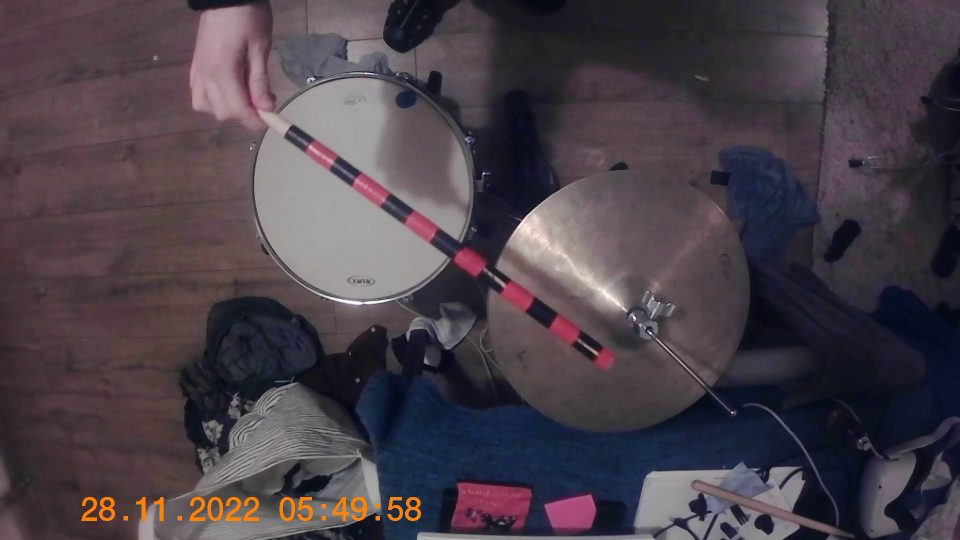
#> input picture CalibrationImages/50.jpg, 1920 x 1080 px, given in place of ABOVETRIM.mp4, which was not available (shown at 1/2 size)
$ python main.py
#> lines starting #> are read from the running program, lines starting #| are printed output that depends on the picture; after the words box and inside, x2 and y2 are one past the last pixel; in counts of white or black regions, pixels touching at a corner belong together; pictures that were not available may be replaced by others from this repository, and a replacement may not be noted
### cameraHelpers.py
from typing import Union,List,Callable
import cv2
import numpy as np
import calibration
from projectTypes import *
import math


def getFrameGenerator(videoPath:str,calibrationPath:str,imageWidth:int) -> Callable:
    cap = cv2.VideoCapture(videoPath)
    CAM,DIST = calibration.load_coefficients(calibrationPath)

    def frameGenerator() -> Union[np.ndarray,None]:
        ret, frame = cap.read()
#> frame is the input picture: shape (1080, 1920, 3); mean B, G, R 72.7, 64.3, 73.6
        if frame is not None:
            frame = cv2.undistort(frame,CAM,DIST)#Undistort

            w ,h = frame.shape[0],frame.shape[1] #Resize to width with Aspect Ratio
#> w = 1080; h = 1920
            sf = imageWidth/w
#> sf = 0.463
            dim = [int(h*sf),int(w*sf)]
#> dim = [888, 500]
            frame = cv2.resize(frame,dim)
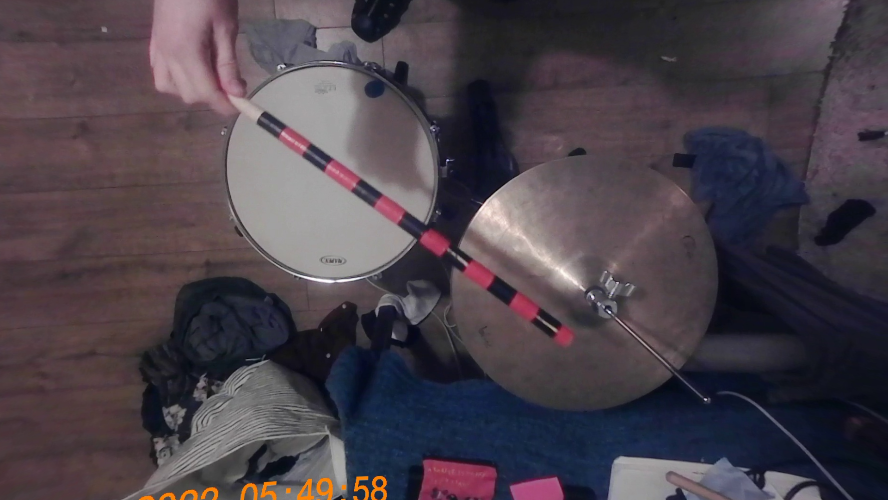
#> frame: shape (500, 888, 3); mean B, G, R 74.1, 65.6, 74.5
            return frame
        return None

    return frameGenerator

def getPossibleMarkers(frame:np.ndarray ,HSVrange:HSVRange) -> List[List[int]]:
    threshed = getColourMask(frame,HSVrange)
#> in getColourMask, `hsvframe = cv2.cvtColor(frame, cv2.COLOR_RGB2HSV)`: hsvframe: shape (500, 888, 3); mean H, S, V 104.1, 65.6, 81.6
#> in getColourMask, `threshed = cv2.inRange(hsvframe, HSVrange.lower, HSVrange.upper)`:
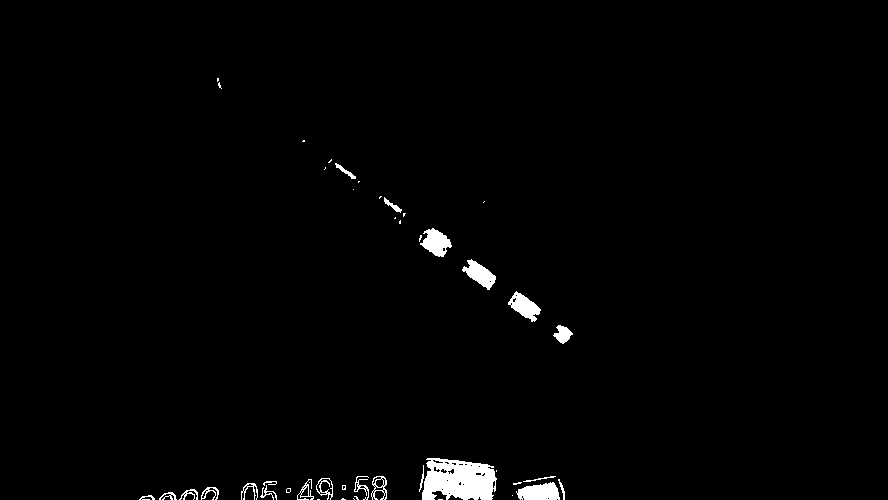
#> threshed: shape (500, 888); 1.4% white; 46 white regions (24 under 20 px), largest, box (x1, y1, x2, y2) and area: (422, 458, 497, 500) 2431, (516, 482, 560, 500) 592, (420, 228, 452, 257) 542
#> in getColourMask, `threshed = cv2.morphologyEx(threshed, cv2.MORPH_CLOSE, KERNEL)`: threshed: shape (500, 888); 1.7% white; 26 white regions (11 under 20 px), largest, box (x1, y1, x2, y2) and area: (419, 458, 497, 500) 2785, (513, 476, 565, 500) 957, (419, 228, 452, 257) 604
#> in getColourMask, `threshed = cv2.morphologyEx(threshed, cv2.MORPH_OPEN, KERNEL)`:
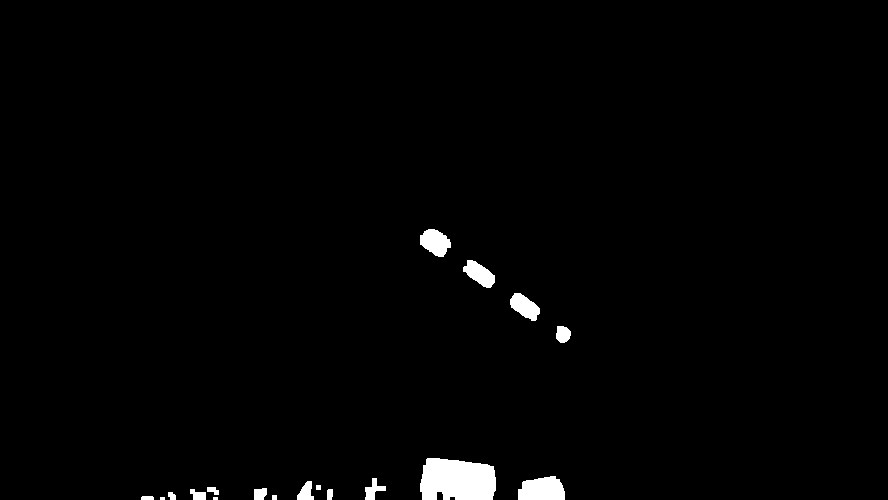
#> threshed: shape (500, 888); 1.5% white; 18 white regions (2 under 20 px), largest, box (x1, y1, x2, y2) and area: (420, 458, 496, 500) 2770, (518, 476, 565, 500) 932, (420, 229, 451, 257) 596
#> in getColourMask, `threshed = cv2.dilate(threshed,KERNEL,iterations=1)`:
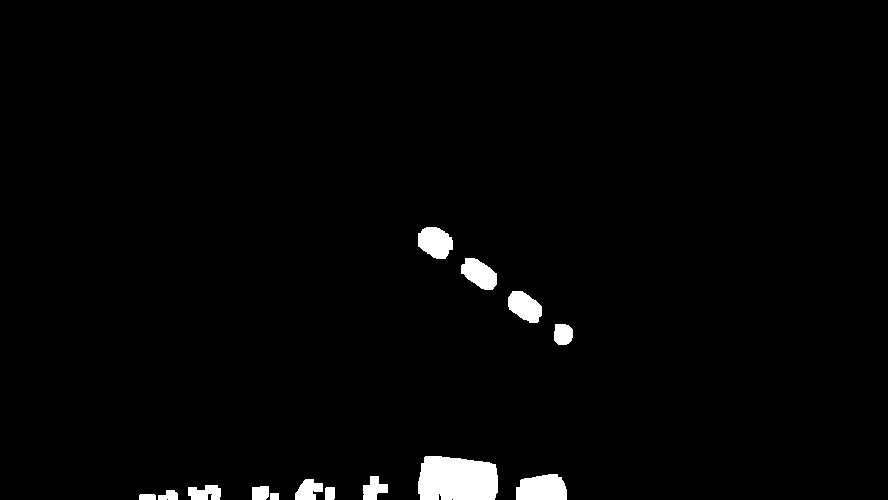
#> threshed: shape (500, 888); 2% white; 14 white regions
    cnts = cv2.findContours(threshed, cv2.RETR_LIST,cv2.CHAIN_APPROX_SIMPLE)[-2]
#> cnts = 14 contours; largest, box (x1, y1, x2, y2) and area: (418, 456, 498, 500) 3040, (516, 474, 567, 500) 1060, (418, 227, 453, 259) 796, (461, 258, 497, 290) 718, (508, 291, 542, 323) 708

    posMarkerPoints = []
    for cnt in cnts:
        posMarkerPoints.append(get_cnt_centre(cnt))
#> this loop made 14 passes
#> (cX in get_cnt_centre, cY in get_cnt_centre) on passes 1, 3, 4, 5, 6, 7, 8, 9, 10, 11, 12, 13: (147, 496), (168, 495), (329, 493), (260, 492), (204, 492), (307, 489), (373, 488), (541, 488), (456, 479), (562, 333), (524, 306), (479, 273)
#> (cnt, cX in get_cnt_centre, cY in get_cnt_centre) on pass 2: ([[270, 493], [270, 499], [278, 499], [278, 493]], 274, 496)
#> after the loop, posMarkerPoints = [[147, 496], [274, 496], [168, 495], [329, 493], [260, 492], [204, 492], [307, 489], [373, 488], [541, 488], [456, 479], [562, 333], [524, 306], [479, 273], [434, 241]]

    return posMarkerPoints


def getColourMask(frame:np.ndarray ,HSVrange:HSVRange) -> np.ndarray:

    KERNEL = np.ones((5,5),np.uint8)
    hsvframe = cv2.cvtColor(frame, cv2.COLOR_RGB2HSV)
    threshed = cv2.inRange(hsvframe, HSVrange.lower, HSVrange.upper)
    threshed = cv2.morphologyEx(threshed, cv2.MORPH_CLOSE, KERNEL)
    threshed = cv2.morphologyEx(threshed, cv2.MORPH_OPEN, KERNEL)
    threshed = cv2.dilate(threshed,KERNEL,iterations=1)


    return threshed

def get_cnt_centre(cnt:np.ndarray) -> List[int]:
    M = cv2.moments(cnt)
    if M["m00"] != 0:
        cX = int(M["m10"] / M["m00"])
        cY = int(M["m01"] / M["m00"])
        return [cX,cY]
    return [0,0]

def get_hough_sets(markerPoints:list,frame:np.ndarray) -> List[List[List[int]]]:
    #INEFFICENT FUNCTION WORKS FOR NOW TODO

    #Add points to blank image
    blank_image = np.zeros((frame.shape[0],frame.shape[1],1), np.uint8)
    for marker in markerPoints:
        cX,cY = marker
        blank_image[cY][cX] = 255


    lines = cv2.HoughLines(blank_image, 2, np.pi/180,3)

    if lines is not None:
        print('len lines',len(lines))
    else:
        print('Hough lines in None')

    lineSets = []
    if lines is not None:
        for r_theta in lines:
            arr = np.array(r_theta[0], dtype=np.float64)
            rho, theta = arr
            closePoints = getPointsCloseToLine(rho,theta,5,markerPoints)
            if len(closePoints)>=1:
                potLine = []
                for point in closePoints:
                    point=list(point)
                    potLine.append(point)
                lineSets.append(potLine)
    return lineSets


def draw_hough_sets(frame,lineSets):
    for line in lineSets:
        cv2.line(frame,line[0],line[-1],(200,90,255),2)
    return frame

def getPointsCloseToLine(rho:float,theta:float,distance:float,points:List[List[int]]) -> List[List[int]]:
    if theta != 0:
        p1 = [0,rho/math.sin(theta)]
        p2 =[1000,(rho-1000*math.cos(theta))/math.sin(theta)]


        pt1 = np.asarray(p1)
        pt2 = np.asarray(p2)
        pt3 = np.asarray(points)

        d=np.cross(pt2-pt1,pt3-pt1)/np.linalg.norm(pt2-pt1)
        npPoints = np.asarray(points)

        indices = np.where(abs(d)<distance)
        if len(indices) == 0:
            return []
        closePoints = npPoints[indices]
        return closePoints
    return []


def check_for_good_stick(line):
    goodStick = False
    if len(line) == 7:
        xPoints = [point[0] for point in line]
        yPoints = [point[1] for point in line]
        indices = list(range(0,7))

        modelx = np.poly1d(np.polyfit(indices[:3],
                            xPoints[:3], 2))

        modely = np.poly1d(np.polyfit(indices[:3],
                            yPoints[:3], 2))

        threshold  = 30

        goodStick = True

        for index in indices[3:]:
            if not (withinRange(modelx(index),xPoints[index],threshold) and withinRange(modely(index),yPoints[index],threshold)):
                goodStick = False
                break
        return goodStick

def withinRange(value,target,threshold):
    if abs(target -value) < threshold:
        return True
    else:
        return False

# [94 lines left out: functions closest_point_on_line, normalize, getEstimatedPosition, not called in this run]

### calibration.py
import cv2
import numpy as np

def load_coefficients(path):
    '''Loads camera matrix and distortion coefficients.'''
    # FILE_STORAGE_READ
    cv_file = cv2.FileStorage(path, cv2.FILE_STORAGE_READ)

    camera_matrix = cv_file.getNode('mtx').mat()
    dist_matrix = cv_file.getNode('dists').mat()

    cv_file.release()
    return [camera_matrix, dist_matrix]

# [76 lines left out: functions save_coefficients, save_coefficents_from_vid, calculate_coefficents_from_images, not called in this run]

### main.py
import cv2
import cameraHelpers
from projectTypes import *
import numpy as np
from scipy.spatial import distance_matrix
import ClosedForm3D
import calibration
import unityStuff
import math
from threading import Thread

videoPath = 'Videos/ABOVETRIM.mp4'
calibrationPath = 'calibration.yml'
imageWidth = 500

CAM,DIST = calibration.load_coefficients(calibrationPath)

# redHSVRange = HSVRange(np.array([127,71,71]),np.array([255,255,255]))
redHSVRange = HSVRange(np.array([100,140,30]),np.array([140,250,255])) #above trim
# redHSVRange = HSVRange(np.array([50,50,0]),np.array([140,250,255]))


frameGenerator = cameraHelpers.getFrameGenerator(videoPath,calibrationPath,imageWidth)

frame = frameGenerator()
peaks = None
oldPeaks = None

from pydub import AudioSegment
from pydub.playback import play


def playSound():
    song = AudioSegment.from_wav('bassShort.wav')
    play(song)

stick = False
zdistsA = []
zdistsB = []
actualFrames = []
frameNum = 0

distRatios = []
while frame is not None:
    frameNum+=1
    redBlobs = cameraHelpers.getPossibleMarkers(frame,redHSVRange)
#> redBlobs has the same summary as posMarkerPoints in getPossibleMarkers
    lineSets = cameraHelpers.get_hough_sets(redBlobs,frame)
#> the loop in get_hough_sets, `for marker in markerPoints:` made 14 passes
#> after the loop in get_hough_sets, `for marker in markerPoints:`:
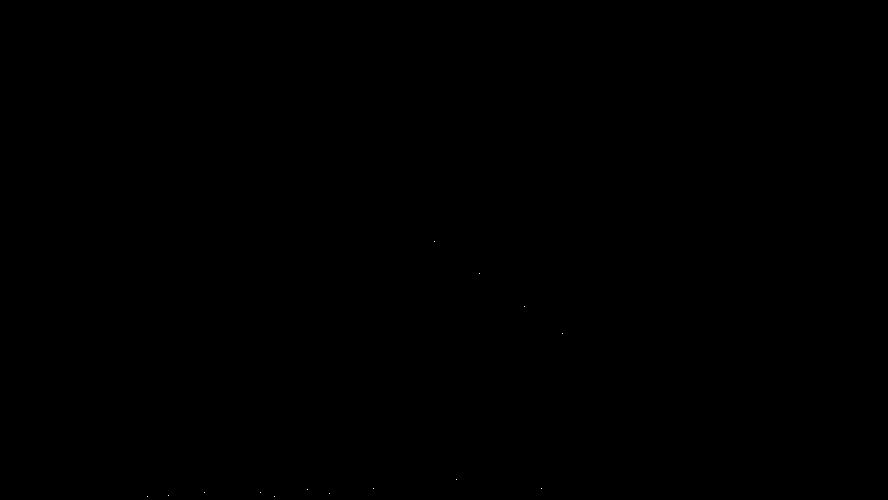
#> blank_image: shape (500, 888, 1); 0% white in thin lines or dots, all inside (x1, y1, x2, y2) = (147, 241, 563, 497)
#> in get_hough_sets, `lines = cv2.HoughLines(blank_image, 2, np.pi/180,3)`: lines = [[500, 1.54], [504, 1.52], [498, 1.55], [-60, 2.2]]
#| len lines 4
#> the loop in get_hough_sets, `for r_theta in lines:` made 4 passes
#> (rho, theta, pt1 in getPointsCloseToLine, pt2 in getPointsCloseToLine, indices in getPointsCloseToLine) on passes 1 to 3: (500, 1.54, [0, 500.3], [1000, 465.4], ([0, 2, 3, 4, 5, 6, 7],)), (504, 1.52, [0, 504.7], [1000, 452.3], ([0, 2, 4, 5, 6, 7, 9],)), (498, 1.55, [0, 498.1], [1000, 480.6], ([0, 1, 2, 3, 4, 5, 6, 7, 8],))
#> (rho, theta, pt1 in getPointsCloseToLine, pt2 in getPointsCloseToLine, indices in getPointsCloseToLine, closePoints) on pass 4: (-60, 2.2, [0, -74.16], [1000, 652.4], ([10, 11, 12, 13],), [[562, 333], [524, 306], [479, 273], [434, 241]])
#> after the loop in get_hough_sets, `for r_theta in lines:`: lineSets = 4 items; point = [434, 241]
#> lineSets = 4 items
    print(len(lineSets))
#| 4
    linesetFrame = cameraHelpers.draw_hough_sets(frame,lineSets)
#> the loop in draw_hough_sets, `for line in lineSets:` made 4 passes
#> line on pass 4: [[562, 333], [524, 306], [479, 273], [434, 241]]
#> after the loop in draw_hough_sets, `for line in lineSets:`:
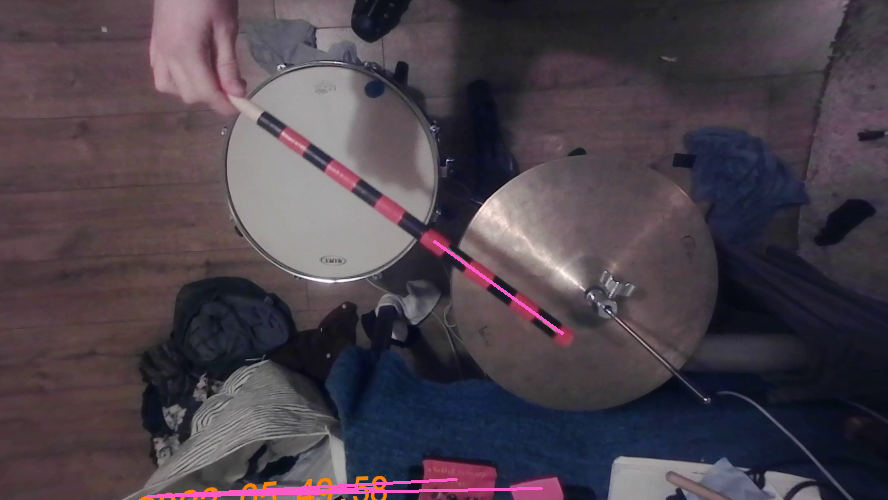
#> frame: shape (500, 888, 3); 0.63% of pixels changed, all inside (x1, y1, x2, y2) = (146, 240, 564, 498)
    cv2.imshow('lineSets',linesetFrame)


    bestLine = None
    prevMSD = False
    for potentialLine in lineSets:
        #Set marker positions to stick if obviously good
        if cameraHelpers.check_for_good_stick(potentialLine):
            print("GOOD LINE FOUND")
            stick = potentialLine
            break

        #Distances between detected marker points and good stick found
        if not stick:
            break

        dist_mat = distance_matrix(potentialLine,stick)

        meanSquaredDistance = 0
        for rowNum in range(len(dist_mat)):
            markerIndex = np.argmin(dist_mat[rowNum])
            meanSquaredDistance += dist_mat[rowNum][markerIndex]**2
        meanSquaredDistance /= len(dist_mat[rowNum])

        #Save min MSD line
        if not prevMSD:
            bestLine = potentialLine
            prevMSD = meanSquaredDistance

        if meanSquaredDistance < prevMSD: #What about case where no lines are remotely good!
            bestLine = potentialLine
            prevMSD = meanSquaredDistance

        closePoints = [[] for i in range(7)]

        rowNum = 0
        for row in dist_mat:
            markerIndex = np.argmin(row)
            # print(markerIndex,rowNum)
            closePoints[markerIndex].append(bestLine[rowNum])
            rowNum+=1
            #


        #Set marker positions of all markers that are closest to only one prevmarker
        newMarkerPositions = [None]*7
        index = 0
        for pointList in closePoints:
            if len(pointList) == 1:
                newMarkerPositions[index] = pointList[0]
            index +=1

        indexVals = []
        positions = []
        for foundPointIndex in range(len(newMarkerPositions)):
            if newMarkerPositions[foundPointIndex] is not None:
                indexVals.append(foundPointIndex)
                positions.append(newMarkerPositions[foundPointIndex])

        ret,stick = cameraHelpers.getEstimatedPosition(indexVals,positions)

        for position in positions:
            cv2.circle(frame,position,5,(100,90,90),-1)
#> this loop made 1 pass
#> (xPoints in check_for_good_stick, yPoints in check_for_good_stick, indices in check_for_good_stick, threshold in check_for_good_stick) on pass 1: ([147, 168, 329, 260, 204, 307, 373], [496, 495, 493, 492, 492, 489, 488], [0, 1, 2, 3, 4, 5, 6], 30)
#> after the loop, prevMSD = False

    if stick:
        cv2.line(frame,stick[0],stick[-1],(0,0,255),2)

        distRatios.append(math.dist(stick[0],stick[3])/math.dist(stick[3],stick[-1]))

    if stick:
        stick3D = stick.copy()
        stick3D = np.append(stick3D, np.array([[0,1]]*len(stick3D)), 1)

        pointA = stick3D[0]
        pointB = stick3D[3]
        pointC = stick3D[-1]
        focalPoint = np.array([CAM[0][2],CAM[1][2],1,1])


        M = ClosedForm3D.transformToXYPlane(pointA,pointB,pointC,focalPoint)
        points = np.array([pointA,pointB,pointC,focalPoint])
        points2D = ClosedForm3D.convertToPlanarXY(points,M)


        realPos2d = ClosedForm3D.getPoints(points2D[0],points2D[1],points2D[2],points2D[3])
        points3D = ClosedForm3D.convertPlanarToWorld(realPos2d,M)

        zdistsA.append(points3D[0][2])
        zdistsB.append(points3D[2][2])

        # print(points3D[0])
        # print(points3D[2])

        # unityStuff.send_to_unity(points3D[0],points3D[-1])

        for blob in redBlobs:
            cv2.circle(frame,blob,3,(100,40,70),-1)


    #Best line - average distance to closests marker is minimum
    #Pick three smallest 1-1 connections
    #quadRegression remaining points?


    cv2.imshow('frame',frame)
    q = cv2.waitKey(1)
#> (key Esc is pressed here)
    import matplotlib.pyplot as plt
    import scipy.signal

    try:
        peaks = np.ndarray.tolist(scipy.signal.find_peaks(distRatios,height=1.1)[0])
        # print(peaks,oldPeaks)
        if peaks != oldPeaks:
            print('NEWHIT')
            newThread =  Thread(target = playSound)
            newThread.start()
        # print(peaks)
        plt.scatter(peaks, [2]*len(peaks))
        oldPeaks = peaks
    except Exception as e:
        print(e)
    if peaks:
        plt.scatter(list(peaks), [2 for i in peaks])

    # [4 lines of commented-out code are left out]


    frame = frameGenerator()


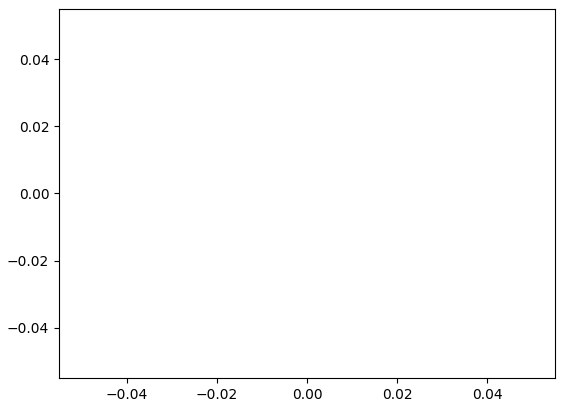
#> figure drawn by matplotlib, 1 panel
